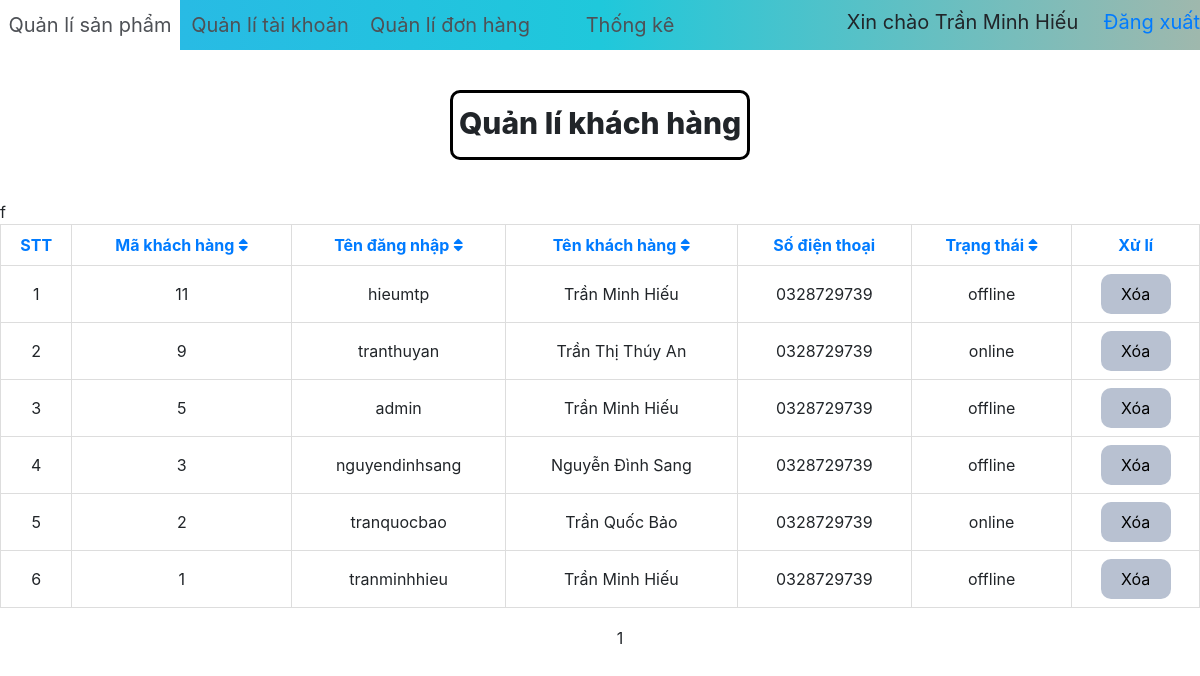
Screenshot of /wep/admin/quanlytaikhoan.php?muc_sapxep=ID&loai=DESC (signed in) with the database file from the repository.
### tables this page shows
CREATE TABLE `khachhang` (
  `ID` int(13) NOT NULL,
  `TEN_DANG_NHAP` varchar(22) NOT NULL,
  `MAT_KHAU` varchar(18) NOT NULL,
  `HO_TEN` varchar(30) NOT NULL,
  `SDT` varchar(10) NOT NULL,
  `TRANG_THAI` varchar(20) NOT NULL,
  `DIA_CHI` varchar(400) NOT NULL
);

### wep/admin/quanlytaikhoan.php (the view, shortened to what this page needs)
<?php
$ho_ten = (isset($_SESSION['tendangnhap']) == 'true') ? $_SESSION['tendangnhap'] : "";
?>
<!DOCTYPE html>
<html>
<head>
    <link rel="stylesheet" href="https://maxcdn.bootstrapcdn.com/bootstrap/4.0.0/css/bootstrap.min.css">
    <link rel="stylesheet" type="text/css" href="main_style.css">
    <link rel="stylesheet" href="https://use.fontawesome.com/releases/v5.8.1/css/solid.css">
    <link rel="stylesheet" href="https://use.fontawesome.com/releases/v5.8.1/css/fontawesome.css">
</head>
<?php
     $page = (isset($_GET['pg']) == true) ? $_GET['pg'] : 0;
     $conn = create_connect();
     $sapxep_muc = isset( $_GET['muc_sapxep'] ) ? $_GET['muc_sapxep'] : 'ID' ;
     $loai = isset( $_GET['loai'] ) ? $_GET['loai'] : 'ASC';
     $link_loai = "";
     if($loai == "ASC") {
        $link_loai = "DESC";
     }
     else{
        $link_loai  = "ASC";
     }
     $sql = "SELECT * FROM khachhang ORDER BY ".$sapxep_muc." ".$loai." LIMIT ".$page." , 15";
     $sql_soluong = "SELECT COUNT(ID) as SO_LUONG FROM khachhang";
     $result_soluong = $conn->query($sql_soluong);
     $row_soluong = $result_soluong->fetch_assoc();
     $so_luong_int = $row_soluong['SO_LUONG'];
     $result = $conn->query($sql);
     ?>
<body>
    <div class="menu_qltk">
        <a href="index.php">Quản lí sản phẩm</a>
        <a href="quanlytaikhoan.php">Quản lí tài khoản</a>
        <a href="quanlydonhang.php">Quản lí đơn hàng</a>
        <a href="thongke.php">Thống kê</a>
        <div style="text-align: right;">Xin chào <?php echo $ho_ten; ?> <a style="text-decoration: none; line-height: 45px;" href="dangxuat.php">&emsp;Đăng xuất</a></div>
    </div>
    <div class="tieude">Quản lí khách hàng</div>
    <table>
        <tr>f
            <th><a href="#">STT</a></th>
            <th><a href=<?php echo '"quanlytaikhoan.php?muc_sapxep=ID&loai='.$link_loai.'"'; ?>>Mã khách hàng <i class="fas fa-sort"></i></a> </th>
            <th><a href=<?php echo '"quanlytaikhoan.php?muc_sapxep=TEN_DANG_NHAP&loai='.$link_loai.'"'; ?>>Tên đăng nhập <i class="fas fa-sort"></i></a></th>
            <th><a href=<?php echo '"quanlytaikhoan.php?muc_sapxep=HO_TEN&loai='.$link_loai.'"'; ?>>Tên khách hàng <i class="fas fa-sort"></i></a></th>
            <th><a href="#">Số điện thoại</a></th>
            <th><a href=<?php echo '"quanlytaikhoan.php?muc_sapxep=TRANG_THAI&loai='.$link_loai.'"'; ?>>Trạng thái <i class="fas fa-sort"></i></a></th>
            <th><a href="#">Xử lí</a></th>
        </tr>
        <?php
            $i = 0;
            while ($row = $result->fetch_assoc()) {
                echo '<tr>
                        <td>'.++$i.'</td>
                        <td>'.$row["ID"].'</td>
                        <td>'.$row["TEN_DANG_NHAP"].'</td>
                        <td>'.$row["HO_TEN"].'</td>
                        <td>'.$row["SDT"].'</td>
                        <td>'.$row["TRANG_THAI"].'</td>
                        <td><button class="btn-xoa" onclick="xacnhan(\'xoa_taikhoan.php?makhachhang='.$row['ID'].'\')">Xóa</button></td>
                    </tr>';
            }
        ?>
    </table>
    <?php
    $sotrang = ceil($so_luong_int/15);
                       echo '</div>
                            <div class="row">
                            <div class="col">
                                <div class="page_nav_1">
                                    <ul class="d-flex flex-row align-items-start justify-content-center">';
                                        for($i = 0; $i < $sotrang ; $i++){
                                            $vitri = ($i * 15);
                                            if($page == $vitri){
                                                echo '<a class="active">'.($i+1).'</a>';
                                            }
                                            else{
                                                echo '<a id="so-trang" href="index.php?pg='.$vitri.'">'.($i+1). '</a></li>';
                                            }
                                        }
                                    echo '</ul>
                                </div>
                            </div>
                        </div>
                         </div>
                    </div>';
                    ?>
</body>
</html>

### wep/admin/main_style.css (style rules this page uses)
td { border: 1px solid #ddd; padding: 8px; text-align: center; }
th { border: 1px solid #ddd; padding: 8px; text-align: center; }
table { width: 100%; }
.tieude { width: 280px; margin: 40px auto; font-weight: 800; font-size: 30px; }
ul { list-style: none; }

### wep/admin/quanlytaikhoan.php (style rules this page uses)
div.menu_qltk { font-size: 20px; width: 100%; height: 50px; top: 0; background: linear-gradient(to left, #9fb8ad, #1fc8db, #2cb5e8); }
div.menu_qltk>a { float: left; list-style: none; width: 180px; text-align: center; height: 50px; line-height: 50px; background: none; border: 0; text-decoration: none; color: #4e5156; }
.btn-xoa { border-radius: 10px; width: 70px; height: 40px; background: #b8c1d1; border: 0; }
div.tieude { border: 3px solid black; border-radius: 10px; width: 300px; height: 70px; line-height: 60px; text-align: center; font-size: 30px; }
a#so-trang, a.active { margin: 10px 0; width: 40px; height: 40px; text-align: center; align-items: center; line-height: 40px; }

### rows the page displays
khachhang: ID "11", TEN_DANG_NHAP "hieumtp", HO_TEN "Trần Minh Hiếu", SDT "0328729739", TRANG_THAI "offline"
khachhang: ID "9", TEN_DANG_NHAP "tranthuyan", HO_TEN "Trần Thị Thúy An", SDT "0328729739", TRANG_THAI "online"
khachhang: ID "5", TEN_DANG_NHAP "admin", HO_TEN "Trần Minh Hiếu", SDT "0328729739", TRANG_THAI "offline"
khachhang: ID "3", TEN_DANG_NHAP "nguyendinhsang", HO_TEN "Nguyễn Đình Sang", SDT "0328729739", TRANG_THAI "offline"
khachhang: ID "2", TEN_DANG_NHAP "tranquocbao", HO_TEN "Trần Quốc Bảo", SDT "0328729739", TRANG_THAI "online"
khachhang: ID "1", TEN_DANG_NHAP "tranminhhieu", HO_TEN "Trần Minh Hiếu", SDT "0328729739", TRANG_THAI "offline"

### other values shown
$ho_ten "Trần Minh Hiếu"
